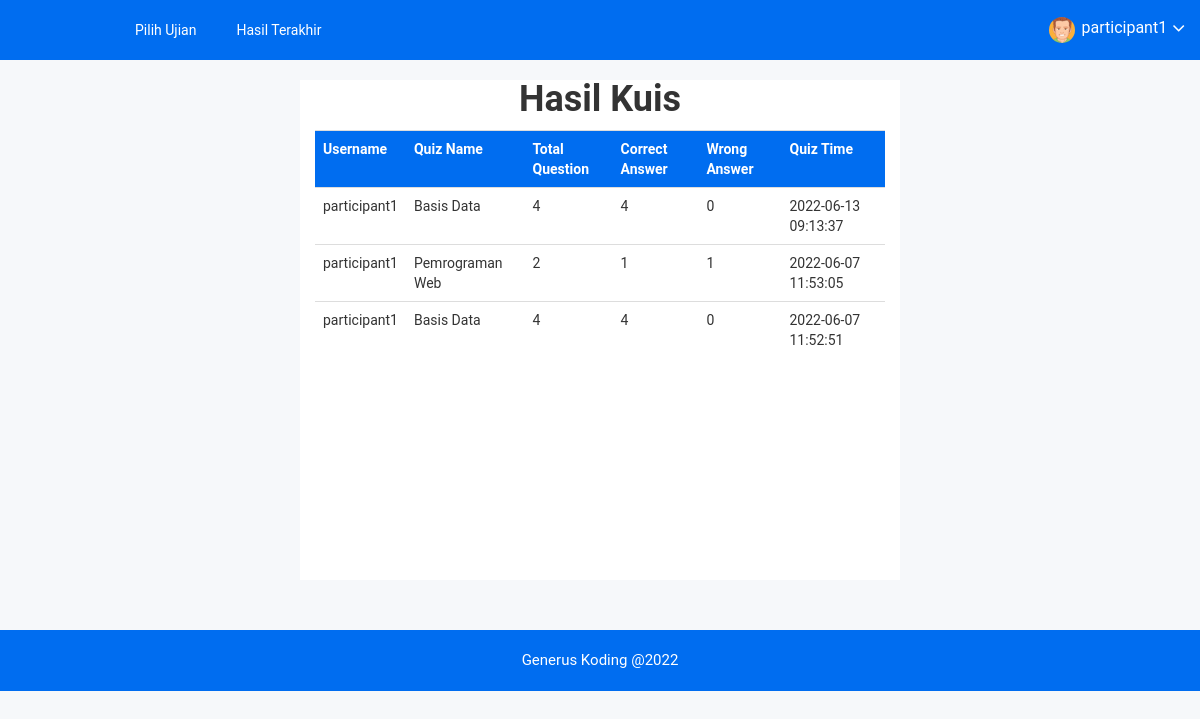
The page /old_quiz_results.php (signed in) on the database its author committed.
### tables this page shows
CREATE TABLE `quiz_results` (
  `id_result` int(5) NOT NULL,
  `id_participant` int(11) NOT NULL,
  `id_quiz` int(5) NOT NULL,
  `total_question` varchar(3) NOT NULL,
  `correct_answer` varchar(3) NOT NULL,
  `wrong_answer` varchar(3) NOT NULL,
  `quiz_time` varchar(50) NOT NULL
);

CREATE TABLE `account` (
  `id_account` int(11) NOT NULL,
  `username` varchar(30) NOT NULL,
  `password` varchar(100) NOT NULL,
  `role` varchar(15) NOT NULL
);

CREATE TABLE `quiz` (
  `id_quiz` int(5) NOT NULL,
  `quiz_name` varchar(50) NOT NULL,
  `quiz_timer` varchar(5) NOT NULL,
  `id_creator` int(11) NOT NULL
);

### old_quiz_results.php (the view, shortened to what this page needs)
<?php
include_once "connection.php";
    ?>
<!doctype html>
<html class="no-js" lang="en">
<head>
    <link rel="stylesheet" href="css1/bootstrap.min.css">
    <link rel="stylesheet" href="css1/font-awesome.min.css">
    <link rel="stylesheet" href="style.css">
</head>
<body>
    <div class="all-content-wrapper">
        <div class="header-advance-area">
            <div class="header-top-area">
                <div class="container-fluid">
                    <div class="row">
                        <div class="col-lg-12 col-md-12 col-sm-12 col-xs-12">
                            <div class="header-top-wraper">
                                <div class="row">
                                    <div class="col-lg-1 col-md-0 col-sm-1 col-xs-12">
                                        <div class="menu-switcher-pro">
                                            <button type="button" id="sidebarCollapse" class="btn bar-button-pro header-drl-controller-btn btn-info navbar-btn">
											</button>
                                        </div>
                                    </div>
                                    <div class="col-lg-6 col-md-7 col-sm-6 col-xs-12">
                                        <div class="header-top-menu tabl-d-n">
                                            <ul class="nav navbar-nav mai-top-nav">
                                                <li class="nav-item"><a href="select_quiz.php" class="nav-link">Pilih Ujian</a>
                                                </li>
                                                <li class="nav-item"><a href="old_quiz_results.php" class="nav-link">Hasil Terakhir</a>
                                                </li>
                                            </ul>
                                        </div>
                                    </div>
                                    <div class="col-lg-5 col-md-5 col-sm-12 col-xs-12">
                                        <div class="header-right-info">
                                            <ul class="nav navbar-nav mai-top-nav header-right-menu">
                                                <li class="nav-item dropdown">
                                                    <a href="#" data-toggle="dropdown" role="button" aria-expanded="false" class="nav-link dropdown-toggle" aria-haspopup="true">
                                                        <img src="img/avatar-mini2.jpg" alt="" />
                                                        <span class="admin-name"><?php echo $_SESSION["username"]; ?></span>
                                                        <i class="fa fa-angle-down edu-icon edu-down-arrow"></i>
                                                    </a>
                                                </li>
                                            </ul>
                                        </div>
                                    </div>
                                </div>
                            </div>
                        </div>
                    </div>
                </div>
            </div>
        </div>
    </div>
    <div class="row" style="margin: 0px; padding-top:20px; margin-bottom: 50px;">
        <div class="col-lg-6 col-lg-push-3" style="min-height: 500px; background-color: white;">
            <center>
                <h1>Hasil Kuis</h1>
            </center>
            <?php
            $sql = "SELECT a.username, q.quiz_name, qr.total_question, qr.correct_answer, qr.wrong_answer, qr.quiz_time, qr.id_result FROM quiz_results qr INNER JOIN quiz q
            ON qr.id_quiz = q.id_quiz INNER JOIN account a
            ON qr.id_participant = a.id_account
            WHERE username='$_SESSION[username]' ORDER BY id_result DESC;";
            $res = mysqli_query($link, $sql);
            $count = mysqli_num_rows($res);
            if ($count == 0) {
                ?>
                <center>
                    <h3>Hasil Tidak Ditemukan</h3>
                </center>
                <?php
            } else {
                echo "<table class='table table_bordered'>";
                echo "<tr style='background-color: #006DF0; color: white;'>";
                    echo "<th>"; echo "Username"; echo "</th>";
                    echo "<th>"; echo "Quiz Name"; echo "</th>";
                    echo "<th>"; echo "Total Question"; echo "</th>";
                    echo "<th>"; echo "Correct Answer"; echo "</th>";
                    echo "<th>"; echo "Wrong Answer"; echo "</th>";
                    echo "<th>"; echo "Quiz Time"; echo "</th>";
                echo "</tr>";
                while ($row = mysqli_fetch_array($res)) {
                    echo "<tr>";
                        echo "<td>"; echo $row["username"]; echo "</td>";
                        echo "<td>"; echo $row["quiz_name"]; echo "</td>";
                        echo "<td>"; echo $row["total_question"]; echo "</td>";
                        echo "<td>"; echo $row["correct_answer"]; echo "</td>";
                        echo "<td>"; echo $row["wrong_answer"]; echo "</td>";
                        echo "<td>"; echo $row["quiz_time"]; echo "</td>";
                    echo "</tr>";
                }
                echo "</table>";
            }
            ?>
        </div>
    </div>
<?php
include_once "footer.php";
?>

### footer.php
<div class="footer-copyright-area">
        <div class="container-fluid">
            <div class="row">
                <div class="col-lg-12">
                    <div class="footer-copy-right">
                        <p>Generus Koding @2022</p>
                    </div>
                </div>
            </div>
        </div>
</div>

### rows shown on the page
quiz_results: id_participant.username "participant1", id_quiz.quiz_name "Basis Data", total_question "4", correct_answer "4", wrong_answer "0", quiz_time "2022-06-13 09:13:37"
quiz_results: id_participant.username "participant1", id_quiz.quiz_name "Pemrograman Web", total_question "2", correct_answer "1", wrong_answer "1", quiz_time "2022-06-07 11:53:05"
quiz_results: id_participant.username "participant1", id_quiz.quiz_name "Basis Data", total_question "4", correct_answer "4", wrong_answer "0", quiz_time "2022-06-07 11:52:51"

### other values the page prints
$_SESSION["username"] "participant1"
